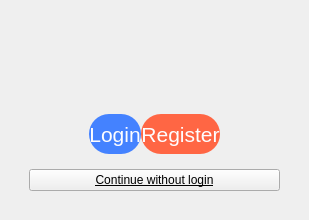
      <widget class="QWidget" name="LoginRegisterPage">
       <layout class="QVBoxLayout" name="verticalLayout_6">
        <item>
         <widget class="QFrame" name="frame">
          <property name="frameShape">
           <enum>QFrame::NoFrame</enum>
          </property>
          <property name="frameShadow">
           <enum>QFrame::Raised</enum>
          </property>
          <layout class="QVBoxLayout" name="verticalLayout_2" stretch="2,4,3">
           <item alignment="Qt::AlignHCenter">
            <widget class="QFrame" name="frame_2">
             <property name="frameShape">
              <enum>QFrame::NoFrame</enum>
             </property>
             <property name="frameShadow">
              <enum>QFrame::Raised</enum>
             </property>
             <layout class="QVBoxLayout" name="verticalLayout_3">
              <item>
               <widget class="QLabel" name="label">
                <property name="maximumSize">
                 <size>
                  <width>140</width>
                  <height>35</height>
                 </size>
                </property>
                <property name="text">
                 <string/>
                </property>
                <property name="pixmap">
                 <pixmap>OnlineComputerStore-randy_dev/Resources/Icons/XPACE_LOGO.png</pixmap>
                </property>
                <property name="scaledContents">
                 <bool>true</bool>
                </property>
               </widget>
              </item>
             </layout>
            </widget>
           </item>
           <item alignment="Qt::AlignHCenter">
            <widget class="QFrame" name="frame_3">
             <property name="frameShape">
              <enum>QFrame::NoFrame</enum>
             </property>
             <property name="frameShadow">
              <enum>QFrame::Raised</enum>
             </property>
             <layout class="QVBoxLayout" name="verticalLayout_4">
              <item>
               <widget class="QLabel" name="label_2">
                <property name="maximumSize">
                 <size>
                  <width>300</width>
                  <height>300</height>
                 </size>
                </property>
                <property name="text">
                 <string/>
                </property>
                <property name="pixmap">
                 <pixmap>OnlineComputerStore-randy_dev/Resources/Icons/Computer-2.png</pixmap>
                </property>
                <property name="scaledContents">
                 <bool>true</bool>
                </property>
               </widget>
              </item>
             </layout>
            </widget>
           </item>
           <item>
            <widget class="QFrame" name="frame_4">
             <property name="frameShape">
              <enum>QFrame::NoFrame</enum>
             </property>
             <property name="frameShadow">
              <enum>QFrame::Raised</enum>
             </property>
             <layout class="QVBoxLayout" name="verticalLayout_5">
              <item>
               <widget class="QFrame" name="frame_5">
                <property name="frameShape">
                 <enum>QFrame::NoFrame</enum>
                </property>
                <property name="frameShadow">
                 <enum>QFrame::Raised</enum>
                </property>
                <layout class="QHBoxLayout" name="horizontalLayout">
                 <property name="spacing">
                  <number>0</number>
                 </property>
                 <property name="leftMargin">
                  <number>60</number>
                 </property>
                 <property name="rightMargin">
                  <number>60</number>
                 </property>
                 <item>
                  <widget class="QPushButton" name="LoginPage_pushButton">
                   <property name="minimumSize">
                    <size>
                     <width>0</width>
                     <height>40</height>
                    </size>
                   </property>
                   <property name="maximumSize">
                    <size>
                     <width>150</width>
                     <height>45</height>
                    </size>
                   </property>
                   <property name="font">
                    <font>
                     <family>Helvetica</family>
                     <pointsize>16</pointsize>
                    </font>
                   </property>
                   <property name="styleSheet">
                    <string notr="true">QPushButton {
	color: rgb(254, 253, 255);
	background-color: #4482FF;
	border-radius: 20px;
}

QPushButton:hover {
	background-color: rgb(76, 175, 255);
}

QPushButton:pressed {
	background-color: rgb(50, 138, 224);
}</string>
                   </property>
                   <property name="text">
                    <string>Login</string>
                   </property>
                  </widget>
                 </item>
                 <item>
                  <widget class="QPushButton" name="RegisterPage_pushButton">
                   <property name="minimumSize">
                    <size>
                     <width>0</width>
                     <height>40</height>
                    </size>
                   </property>
                   <property name="maximumSize">
                    <size>
                     <width>150</width>
                     <height>45</height>
                    </size>
                   </property>
                   <property name="font">
                    <font>
                     <family>Helvetica</family>
                     <pointsize>16</pointsize>
                    </font>
                   </property>
                   <property name="styleSheet">
                    <string notr="true">QPushButton {
	color: rgb(254, 253, 255);
	background-color: #FF6644;
	border-radius: 20px;
}

QPushButton:hover {
	background-color: rgb(255, 128, 88);
}

QPushButton:pressed {
	background-color: rgb(225, 91, 61);
}</string>
                   </property>
                   <property name="text">
                    <string>Register</string>
                   </property>
                  </widget>
                 </item>
                </layout>
               </widget>
              </item>
              <item>
               <widget class="QPushButton" name="notLoginPage_pushButton">
                <property name="font">
                 <font>
                  <family>Helvetica</family>
                  <underline>true</underline>
                 </font>
                </property>
                <property name="styleSheet">
                 <string notr="true">QPushButton {
	border:0xp;
}

QPushButton:hover {
	color: rgb(76, 175, 255);
}

QPushButton:pressed {
	color: rgb(50, 138, 224);
}</string>
                </property>
                <property name="text">
                 <string>Continue without login</string>
                </property>
               </widget>
              </item>
             </layout>
            </widget>
           </item>
          </layout>
         </widget>
        </item>
       </layout>
      </widget>
